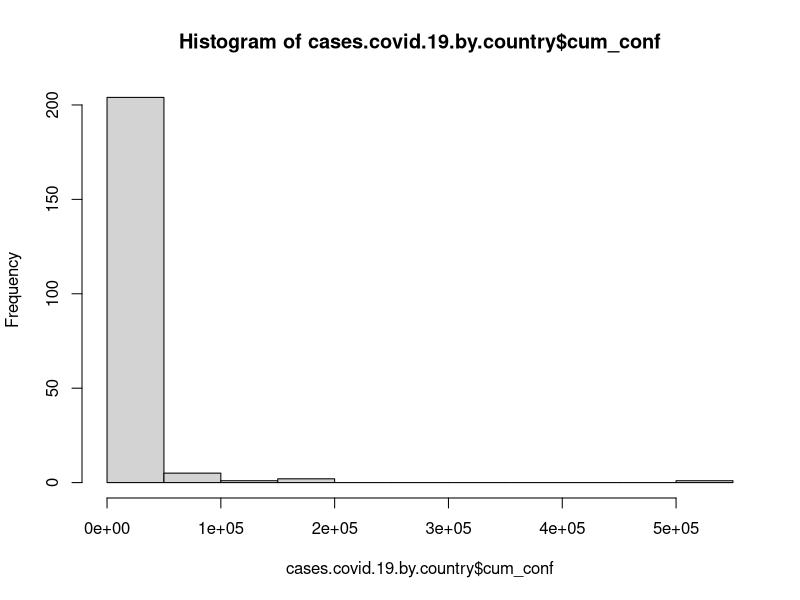
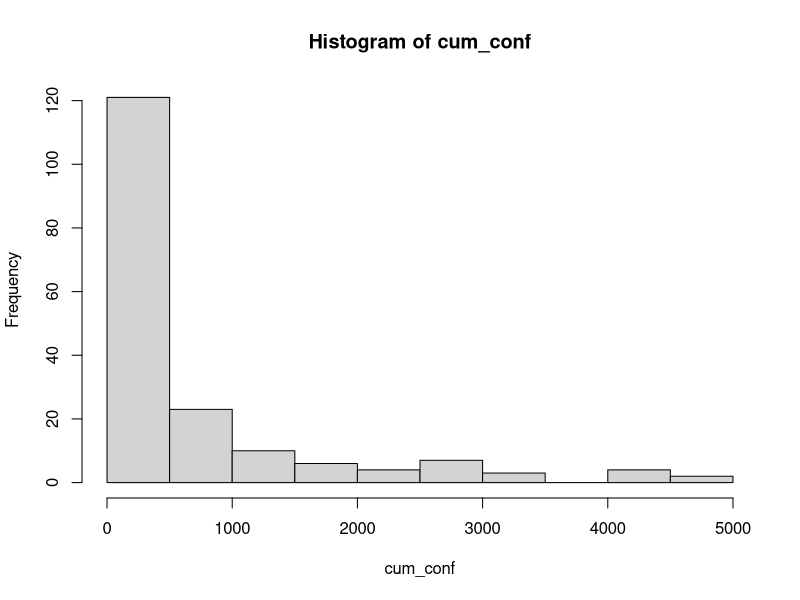
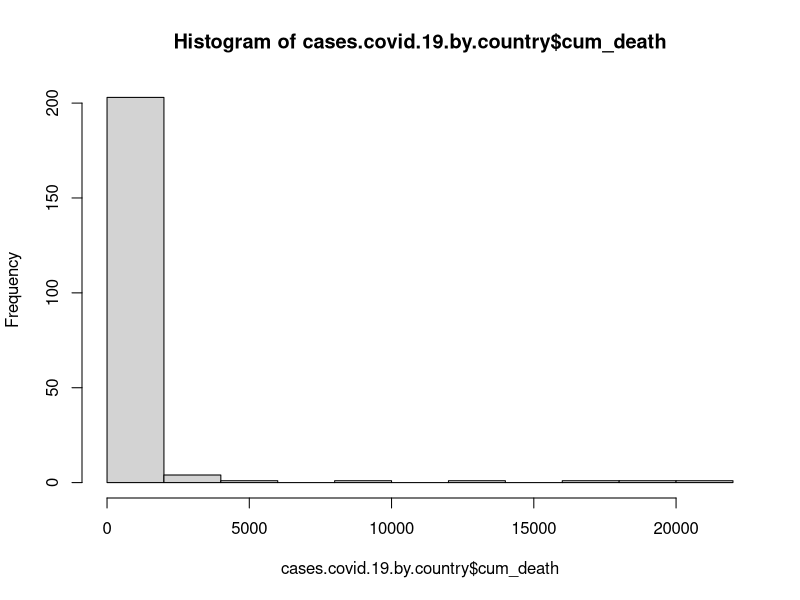
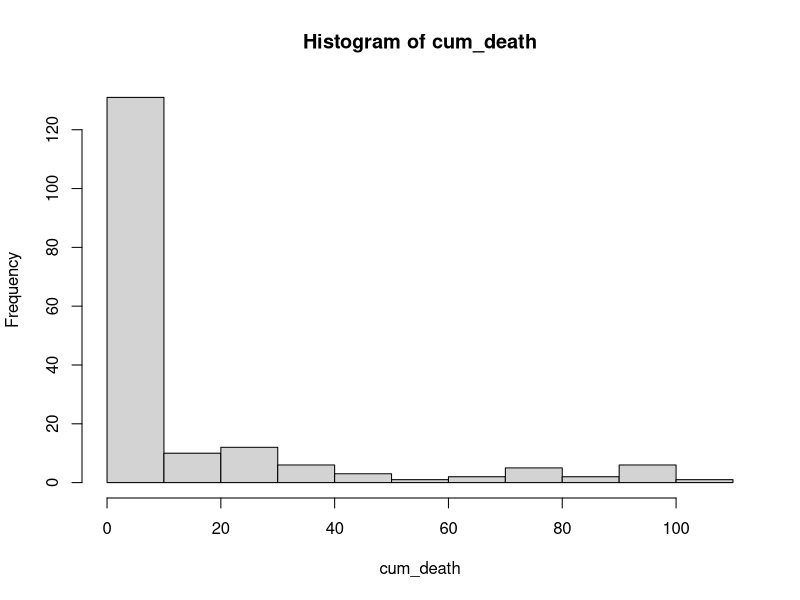
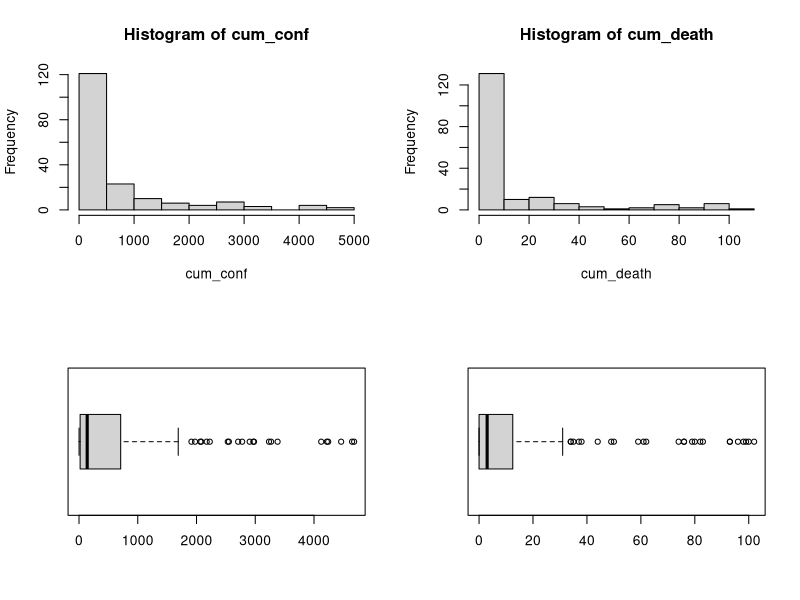
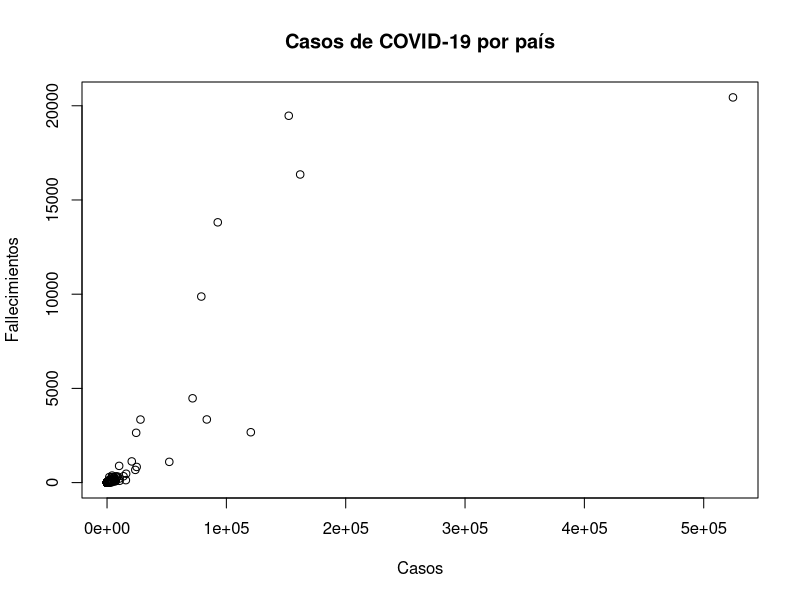
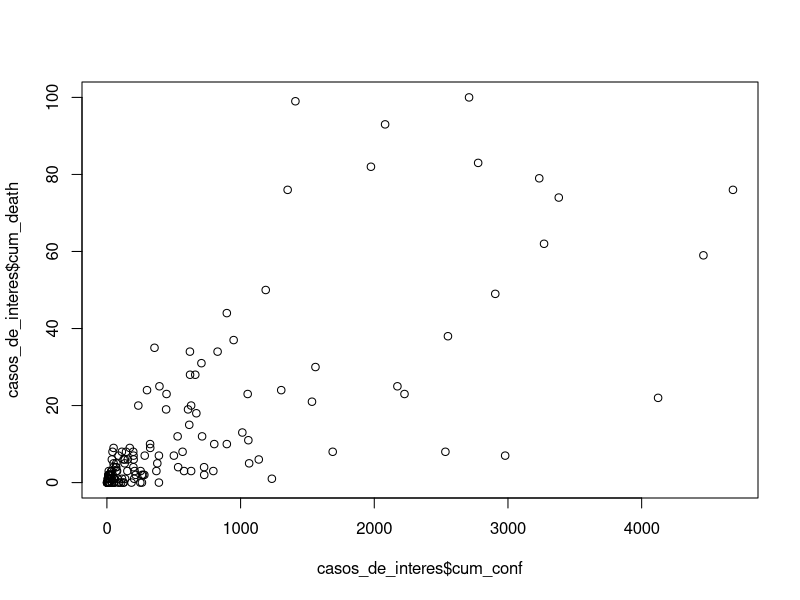
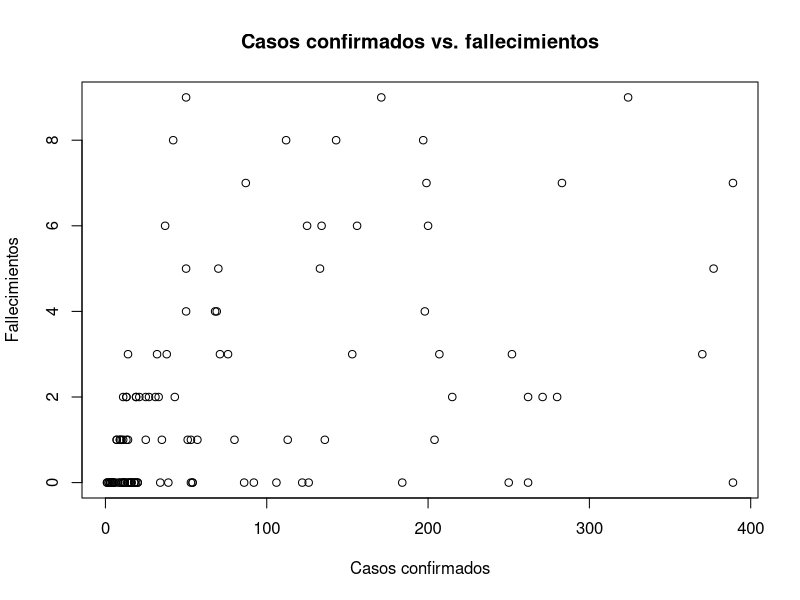

Recreate these plots in R, in order.
#################################################################
#              Curso de análisis de datos con R
#Asociación Argentina de Bioinformática y Biologíca Computacional
#                         Octubre 2020
#            Práctica Estadística descriptiva y AED
#################################################################

#Primero le decimos a R en qué directorio queremos que trabaje
setwd("~/trabajo/cursos/analisis_de_datos_con_r_octubre_2020/clases/clase_3")

#1)
#Cargamos los casos de covid por país
cases.covid.19.by.country <- read.csv("datasets/cases-covid-19-by-country.csv", stringsAsFactors=FALSE)

#Cantidad de datos
nrow(cases.covid.19.by.country)

#Cantidad de atributos
ncol(cases.covid.19.by.country)

#Tipo de los atributos
str(cases.covid.19.by.country)

#Nombre de los atributos
colnames(cases.covid.19.by.country)

#Primeros 5 y últimos 5 datos
head(cases.covid.19.by.country, n = 5)
tail(cases.covid.19.by.country, n = 5)

#El dataset consiste en 213 observaciones con 3 atributos cada una. El nombre del país es un atributo tipo 
#character, mientras que el acumulado de casos y el acumulado de fallecimientos es numérico.

#2)
#Medidas de centralidad, media, mediana y moda
mean(cases.covid.19.by.country$cum_conf)
median(cases.covid.19.by.country$cum_conf)
which.max(table(cases.covid.19.by.country$cum_conf))

mean(cases.covid.19.by.country$cum_death)
median(cases.covid.19.by.country$cum_death)
which.max(table(cases.covid.19.by.country$cum_death))

#Son muy diferentes las tres medidas

#Medidas de dispersión, rango, desvío estandar e IQR
max(cases.covid.19.by.country$cum_conf)-min(cases.covid.19.by.country$cum_conf)
sd(cases.covid.19.by.country$cum_conf)
IQR(cases.covid.19.by.country$cum_conf)

max(cases.covid.19.by.country$cum_death)-min(cases.covid.19.by.country$cum_death)
sd(cases.covid.19.by.country$cum_death)
IQR(cases.covid.19.by.country$cum_death)

#Los datos son muy dispersos. Convendría usar mediana e IQR como medidas de resumen

#Hacemos histogramas. Por lo que vimos antes, quizás es conveniente separar los datos más extremos.
hist(cases.covid.19.by.country$cum_conf)
#Vamos a analizar los países con menos casos.
#Nos podemos quedar con los datos que estén por debajo del "bigote", tercer cuartil + 1.5*IQR
#Calculamos los valores que nos interesan
tercer_cuartil <- summary(cases.covid.19.by.country$cum_conf)[5]
iqr            <- IQR(cases.covid.19.by.country$cum_conf)

#Vemos cuales cumplen con la condición y nos quedamos solo con esos
ids_casos <- which(cases.covid.19.by.country$cum_conf < tercer_cuartil + 1.5*iqr)
cum_conf <- cases.covid.19.by.country$cum_conf[ids_casos]
summary(cum_conf)
hist(cum_conf)

#Hacemos lo mismo con la variable de fallecimientos
hist(cases.covid.19.by.country$cum_death)
#Vamos a analizar los países con menos casos.
#Nos podemos quedar con los datos que estén por debajo del "bigote", tercer cuartil + 1.5*IQR
#Calculamos los valores que nos interesan
tercer_cuartil <- summary(cases.covid.19.by.country$cum_death)[5]
iqr            <- IQR(cases.covid.19.by.country$cum_death)

#Vemos cuales cumplen con la condición y nos quedamos solo con esos
ids_casos <- which(cases.covid.19.by.country$cum_death < tercer_cuartil + 1.5*iqr)
cum_death <- cases.covid.19.by.country$cum_death[ids_casos]
summary(cum_death)
hist(cum_death)

#Grafiquemos un histograma y un boxplot para cada variable
layout(matrix(1:4, ncol=2, nrow=2))
hist(cum_conf)
boxplot(cum_conf, horizontal = T)
hist(cum_death)
boxplot(cum_death, horizontal = T)

#Siguen apareciendo valores extremos en el boxplot porque al sacar algunos datos, cambian todas las
#medidas y las escalas. En particular, cambia la mediana y el IQR

#Grafiquemos un scatterplot
layout(1)
plot(cases.covid.19.by.country$cum_conf, cases.covid.19.by.country$cum_death, xlab = "Casos", ylab = "Fallecimientos", main = "Casos de COVID-19 por país")

#Los casos extremos no nos permiten visualizar con detalle la relación. Debemos sacarlos.
tercer_cuartil_conf <- summary(cases.covid.19.by.country$cum_conf)[5]
iqr_conf            <- IQR(cases.covid.19.by.country$cum_conf)

tercer_cuartil_death <- summary(cases.covid.19.by.country$cum_death)[5]
iqr_death            <- IQR(cases.covid.19.by.country$cum_death)

#Vemos cuales cumplen con las dos condiciones y nos quedamos solo con esos
ids_casos <- which(cases.covid.19.by.country$cum_conf < tercer_cuartil_conf + 1.5*iqr_conf &
                   cases.covid.19.by.country$cum_death < tercer_cuartil_death + 1.5*iqr_death)
casos_de_interes <- cases.covid.19.by.country[ids_casos, ]

#Grafiquemos
plot(casos_de_interes$cum_conf, casos_de_interes$cum_death)

#Sigue siendo dificil de identificar que le pasa a la mayor parte de los casos, recortemos nuevamente
#Vemos cuales cumplen con las dos condiciones y nos quedamos solo con esos
ids_casos <- which(cases.covid.19.by.country$cum_conf < 500 &
                   cases.covid.19.by.country$cum_death < 10)
casos_de_interes <- cases.covid.19.by.country[ids_casos, ]

#Grafiquemos
plot(casos_de_interes$cum_conf, casos_de_interes$cum_death, main = "Casos confirmados vs. fallecimientos", xlab = "Casos confirmados", ylab="Fallecimientos")

#Si bien para valores grandes de casos parece haber una relación entre cantidad de casos y cantidad
#de fallecimientos, no parece haber una relación inmediata entre la cantidad de casos y la cantidad
#de fallecimientos en los casos más chicos. ¿Por qué podría estar pasando esto?
